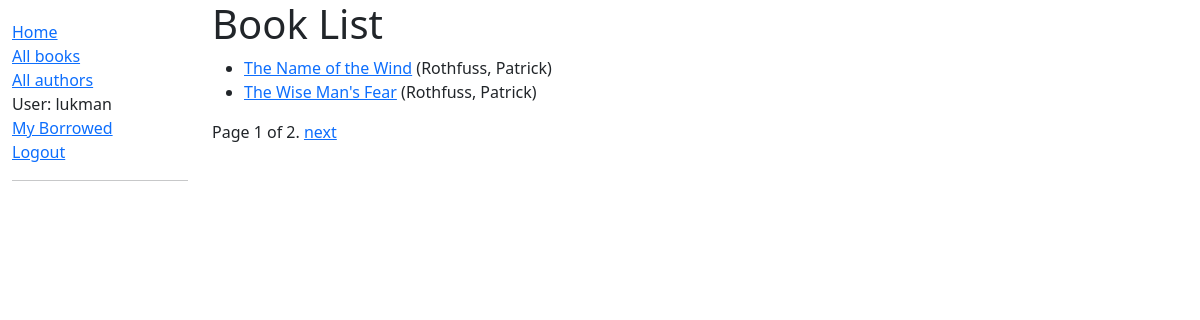
Screenshot of /catalog/books/ (signed in) with the database file from the repository.
### catalog/models.py (models this page shows, shortened)
class Book(models.Model):
    title = models.CharField(max_length=200)
    author = models.ForeignKey('Author', on_delete=models.SET_NULL, null=True)
    summary = models.TextField(max_length=1000, help_text="Enter a brief description of the book")
    isbn = models.CharField('ISBN', max_length=13, unique=True,
                            help_text='13 Character <a href = "https://www.isbn-international.org/content/what-isbn" target="_blank">ISBN Number</a>')
    language = models.ForeignKey('Language', on_delete = models.SET_NULL, null=True)
    genre = models.ManyToManyField(Genre, help_text="Select a genre for this book")
    def get_absolute_url(self):
        return reverse('book-detail', args=[str(self.id)])
    def display_genre(self):
        """ Create a string for the Genre. This is required to display genre in Admin."""
        return ', '.join(genre.name for genre in self.genre.all()[:3])
    display_genre.short_description = 'Genre'

class Author(models.Model):
    first_name = models.CharField(max_length=100)
    last_name = models.CharField(max_length=100)
    date_of_birth = models.DateField(null=True, blank=True)
    date_of_death = models.DateField(null=True, blank=True, verbose_name='died')
    class Meta:
        ordering = ['last_name', 'first_name']
    def __str__(self) -> str:
        return f'{self.last_name}, {self.first_name}'

### catalog/views.py (the view)
# urls.py: path('books/', views.BookListView.as_view(), name='books'),
class BookListView(LoginRequiredMixin, ListView):
    model = Book
    context_object_name = 'book_list'   # your own name for the list as a template variable
    queryset = Book.objects.filter()[:5]   # Get first 5 books containing the title war
    template_name = 'catalog/book_list.html'    # Specify your own template name/location
    paginate_by = 2

### catalog/templates/catalog/book_list.html (shortened to what this page needs)
{% extends "base_generic.html" %}
{% block content %}
  <h1>Book List</h1>
  {% if book_list %}
  <ul>
    {% for book in book_list %}
      <li>
        <a href="{{ book.get_absolute_url }}">{{ book.title }}</a> ({{book.author}})
      </li>
    {% endfor %}
  </ul>
  {% else %}
    <p>There are no books in the library.</p>
  {% endif %}
{% endblock %}

### catalog/templates/base_generic.html (shortened to what this page needs)
<!DOCTYPE html>
<html lang="en">
<head>
  <link href="https://cdn.jsdelivr.net/npm/bootstrap@5.1.3/dist/css/bootstrap.min.css" rel="stylesheet">
  {% load static %}
  <link rel="stylesheet" href="{% static 'css/styles.css' %}">
</head>
<body>
  <div class="container-fluid">
    <div class="row">
      <div class="col-sm-2">
      {% block sidebar %}
        <ul class="sidebar-nav">
          <li><a href="{% url 'index' %}">Home</a></li>
          <li><a href="{% url 'books' %}">All books</a></li>
          <li><a href="{% url 'authors' %}">All authors</a></li>
        {% if user.is_authenticated %}
          <li>User: {{ user.get_username }}</li>
          <li><a href="{% url 'my-borrowed' %}">My Borrowed</a></li>
          <li><a href="{% url 'logout' %}?next={{request.path}}">Logout</a></li>
        {% else %}
          <li><a href="{% url 'login' %}?next={{request.path}}">Login</a></li>
        {% endif %}
        <hr>
        </ul>
     {% endblock %}
      </div>
      <div class="col-sm-10 ">{% block content %}{% endblock %}
        {% block pagination %}
        {% if is_paginated %}
            <div class="pagination">
                <span class="page-links">
                    <span class="page-current">
                        Page {{ page_obj.number }} of {{ page_obj.paginator.num_pages }}.
                    </span>
                    {% if page_obj.has_next %}
                        <a href="{{ request.path }}?page={{ page_obj.next_page_number }}">next</a>
                    {% endif %}
                </span>
            </div>
        {% endif %}
        {% endblock %}
      </div>
    </div>
  </div>
</body>
</html>

### catalog/static/css/styles.css (style rules this page uses)
.sidebar-nav { margin-top: 20px; padding: 0; list-style: none; }

### rows the page displays
Book: title "The Name of the Wind", author "Rothfuss, Patrick"
Book: title "The Wise Man's Fear", author "Rothfuss, Patrick"

### other values shown
{{ user.get_username }} "lukman"
{{ page_obj.number }} "1"
{{ page_obj.paginator.num_pages }} "2"
